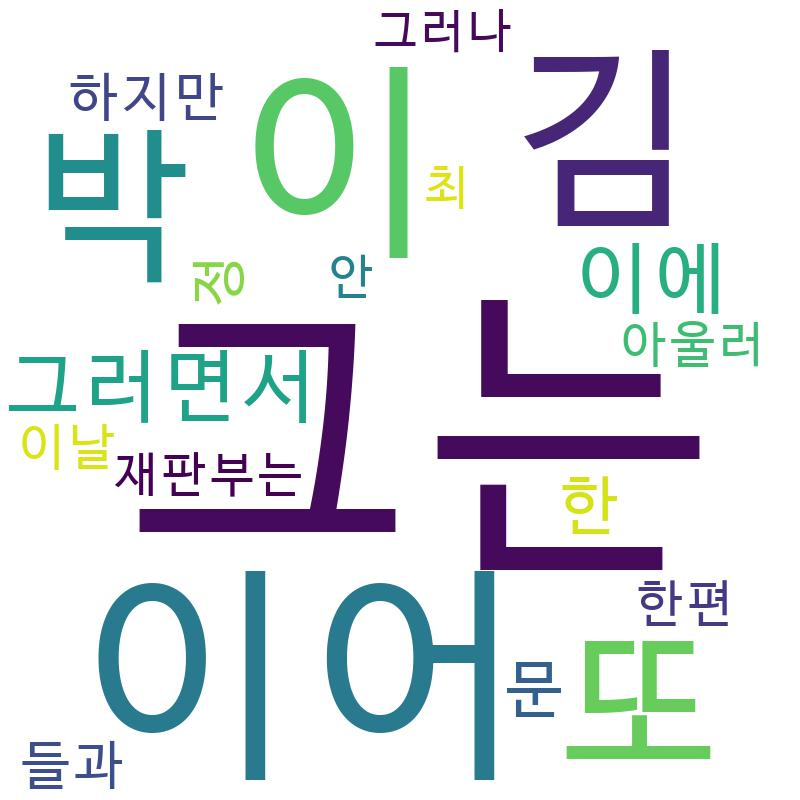
#> input picture HW4/HW4_renew/Bigram/말했다.jpg, 800 x 800 px
$ python -i bigram.py   (imports and definitions only)
#> lines starting #> are read from the running program, lines starting #| are printed output that depends on the picture
from wordcloud import WordCloud
import re
from operator import itemgetter
import random

class Bigram:
    def __init__(self, data):
        self.data = data
        self.font_path = './d2coding.ttf'
        self.parsed_data = []
        self.count = {}
        self.probability = {}

    def process_data(self):
        sample_data = self.data
        sample_data = re.sub('[^가-힣0-9a-zA-Z\\s]', '', sample_data)
        sample_data = sample_data.replace("\n", " ").replace("\r", " ")
        sample_data = sample_data.split()
        parsed_data = []

        for each in sample_data:
            if each != " ":
                parsed_data.append(each)
        self.parsed_data = parsed_data
        return parsed_data

    def main(self):
        parsed_data = self.process_data()
        count = self.get_bigram_data(parsed_data)
        self.make_bigram_wordcloud(count)
        self.generate_sentence()

    # [126 lines left out: functions get_bigram_data, make_bigram_wordcloud, show_as_image, generate_sentence, not called in this run]

>>> import cv2
>>> picture = cv2.imread('HW4_renew/Bigram/말했다.jpg', cv2.IMREAD_GRAYSCALE)
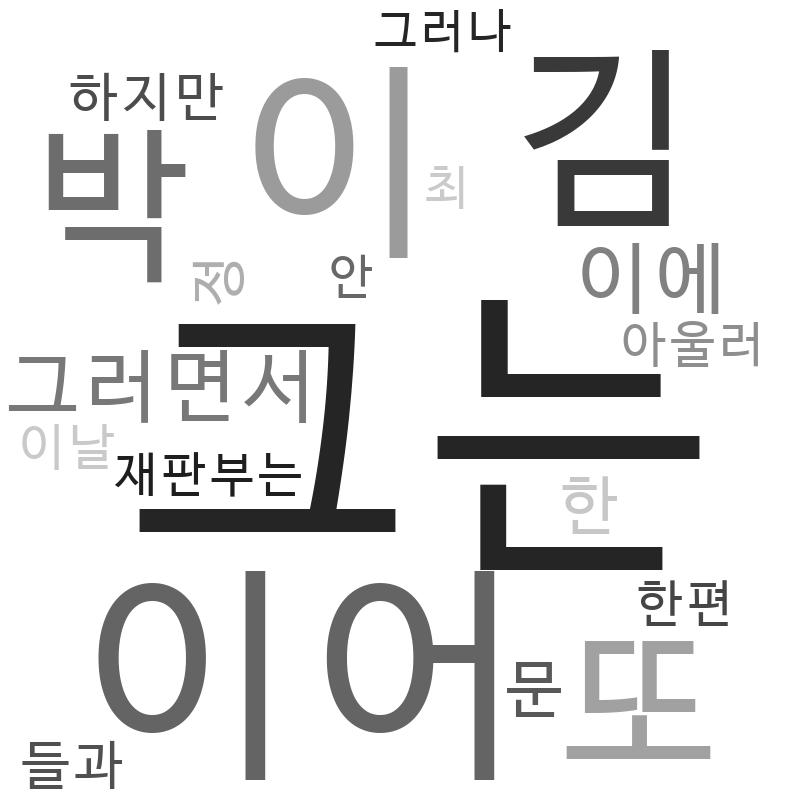
#> picture: shape (800, 800); min 0, max 255, mean 226.4
#> (the run stopped early here; a loop or call above may not have finished)

$ run again, on HW4/HW4_renew/Bigram/밝혔다.jpg
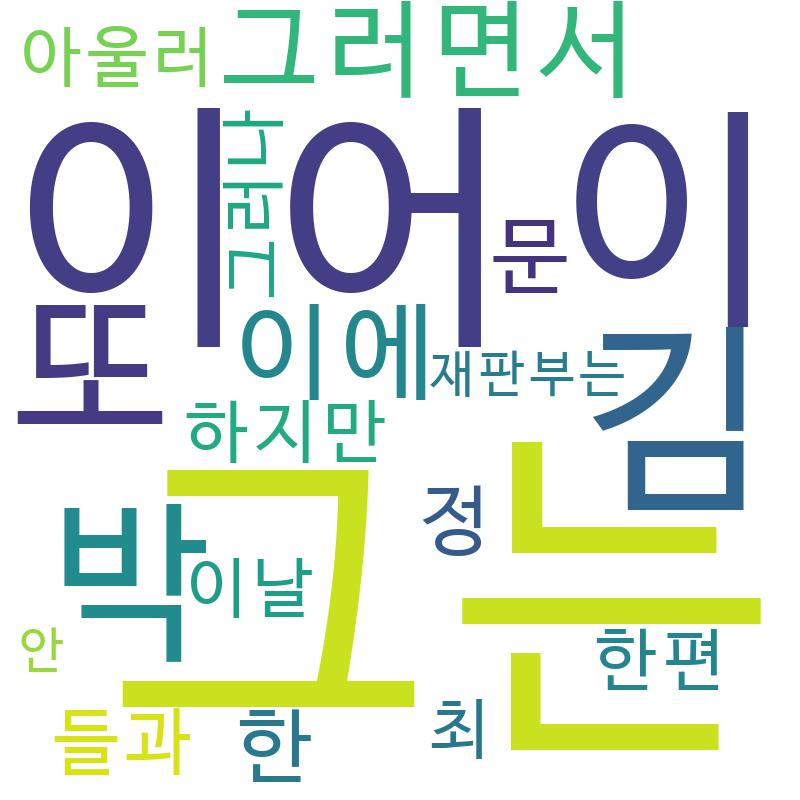
#> input picture HW4/HW4_renew/Bigram/밝혔다.jpg, 800 x 800 px
#> `picture = cv2.imread('HW4_renew/Bigram/말했다.jpg', cv2.IMREAD_GRAYSCALE)`:
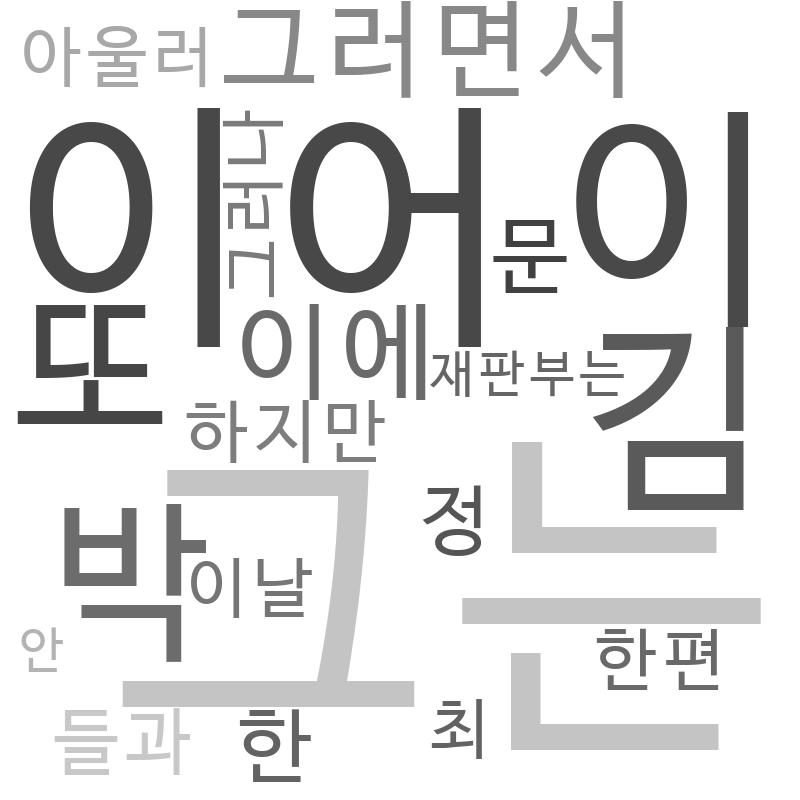
#> picture: shape (800, 800); min 44, max 255, mean 225.2

$ run again, on HW4/HW4_renew/Bigram/수.jpg
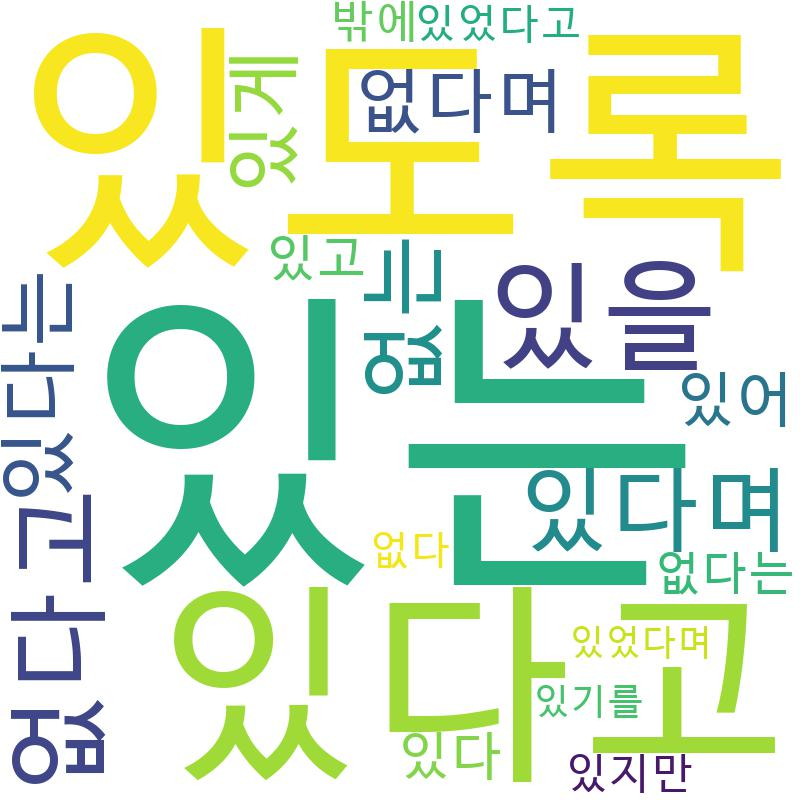
#> input picture HW4/HW4_renew/Bigram/수.jpg, 800 x 800 px
#> `picture = cv2.imread('HW4_renew/Bigram/말했다.jpg', cv2.IMREAD_GRAYSCALE)`:
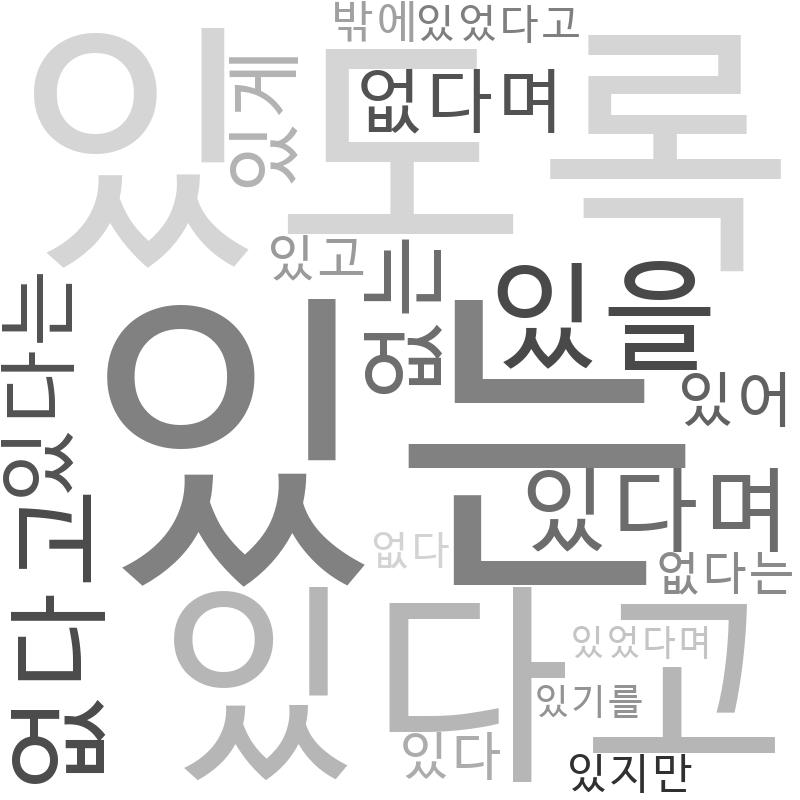
#> picture: shape (800, 800); min 19, max 255, mean 228.8
